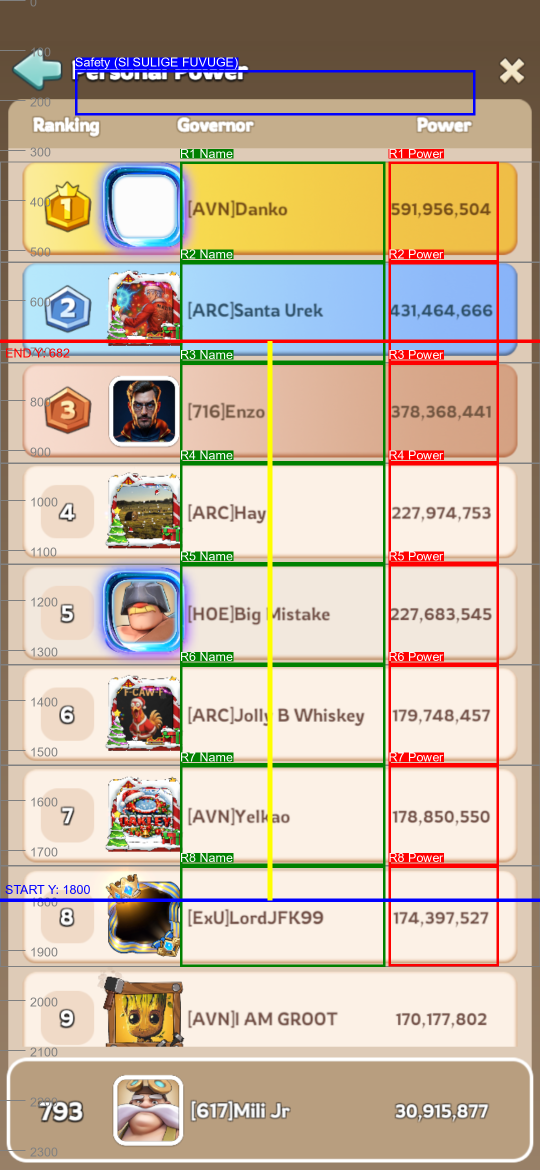
#> input picture scraper/debug_mapping/mapping_lb_scroll_000.png, 1080 x 2340 px (shown at 1/2 size)
$ python -i ocr_optimizer.py   (imports and definitions only)
#> lines starting #> are read from the running program, lines starting #| are printed output that depends on the picture; after the words box and inside, x2 and y2 are one past the last pixel; in counts of white or black regions, pixels touching at a corner belong together
#> further down, picture is the input picture: PIL image 1080x2340 RGB; mean R, G, B 197.2, 180.2, 160.9

import os
import sys
import argparse
import time
from PIL import Image, ImageOps, ImageFilter
import pytesseract
import numpy as np

# Use Tesseract from Program Files if available
TESSERACT_PATH = r'C:\Program Files\Tesseract-OCR\tesseract.exe'
if os.path.exists(TESSERACT_PATH):
    pytesseract.pytesseract.tesseract_cmd = TESSERACT_PATH

DEBUG_DIR = 'kingshot_data/debug_ocr'

# Standard Coordinates (must match scraper)
# These are relative to the FULL ROW image (1080xRowHeight)
# Scraper uses X1=777, X2=997. Let's use similar, but maybe allow adjustments.
POWER_X1 = 777
POWER_X2 = 997

def preprocess_image(img, mode='baseline', threshold=130):
    """Apply various image processing techniques"""
#> called with mode = 'baseline', threshold = 130
    img = img.convert('L') # Grayscale
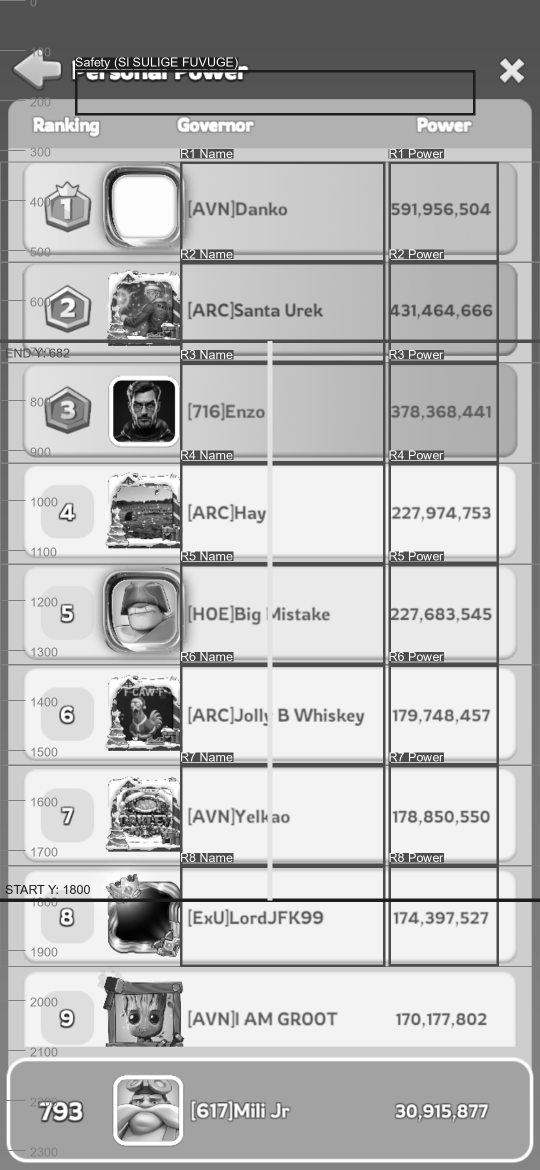
#> img: PIL image 1080x2340 L (shown at 1/2 size); min 0, max 255, mean 183

    if mode == 'baseline':
        # Standard: 2x scale, threshold, denoise
        img = img.resize((img.width * 2, img.height * 2), Image.LANCZOS)
#> img: PIL image 2160x4680 L
        img = img.point(lambda p: 255 if p > threshold else 0)
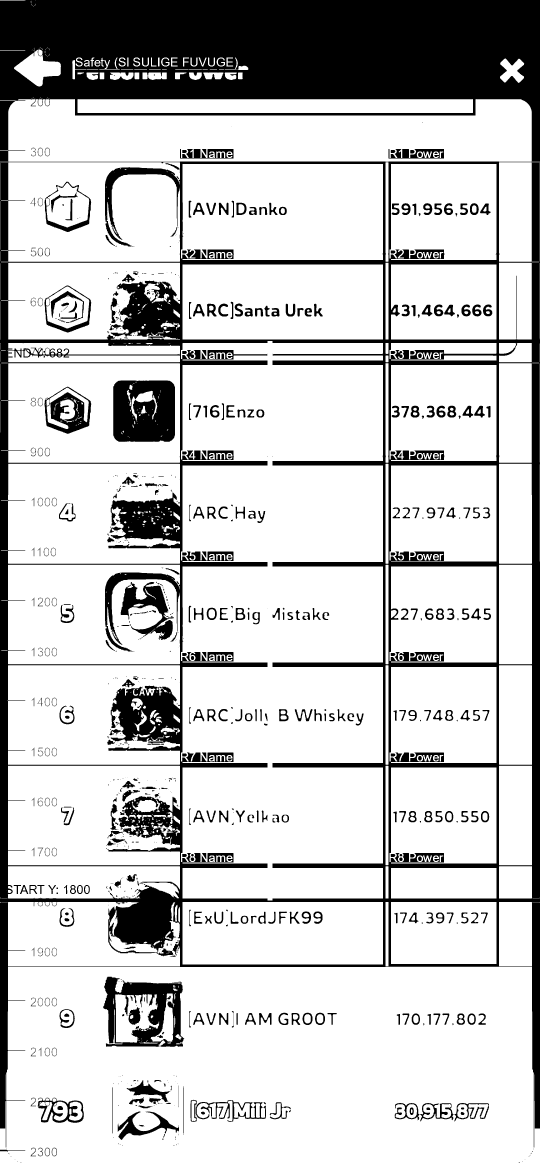
#> img: PIL image 2160x4680 L (shown at 1/4 size); 78.6% white; 877 black regions (331 under 20 px), largest, box (x1, y1, x2, y2) and area: (0, 0, 2160, 4590) 1798851, (453, 1522, 700, 1767) 54516, (413, 3907, 737, 4187) 43238
        img = img.filter(ImageFilter.MedianFilter(3))
#> img: PIL image 2160x4680 L; 78.6% white; 1050 black regions (467 under 20 px), largest, box (x1, y1, x2, y2) and area: (0, 0, 2160, 4589) 1800730, (453, 1522, 700, 1767) 54629, (413, 3907, 737, 4187) 43307

    elif mode == 'scale_3x':
        img = img.resize((img.width * 3, img.height * 3), Image.LANCZOS)
        img = img.point(lambda p: 255 if p > threshold else 0)

    elif mode == 'binary_100':
        img = img.resize((img.width * 2, img.height * 2), Image.LANCZOS)
        img = img.point(lambda p: 255 if p > 100 else 0)

    elif mode == 'binary_160':
        img = img.resize((img.width * 2, img.height * 2), Image.LANCZOS)
        img = img.point(lambda p: 255 if p > 160 else 0)

    elif mode == 'otsu':
        import cv2
        img_np = np.array(img.resize((img.width * 2, img.height * 2), Image.LANCZOS))
        _, img_np = cv2.threshold(img_np, 0, 255, cv2.THRESH_BINARY + cv2.THRESH_OTSU)
        img = Image.fromarray(img_np)

    elif mode == 'invert':
        img = ImageOps.invert(img)
        img = img.resize((img.width * 2, img.height * 2), Image.LANCZOS)
        # Auto contrast
        img = ImageOps.autocontrast(img)

    return img

# [49 lines left out: functions run_ocr, analyze_full_rows, not called in this run]

# [2 lines not run here, left out]

>>> from PIL import Image
>>> picture = Image.open('debug_mapping/mapping_lb_scroll_000.png')
>>> result = preprocess_image(picture)
